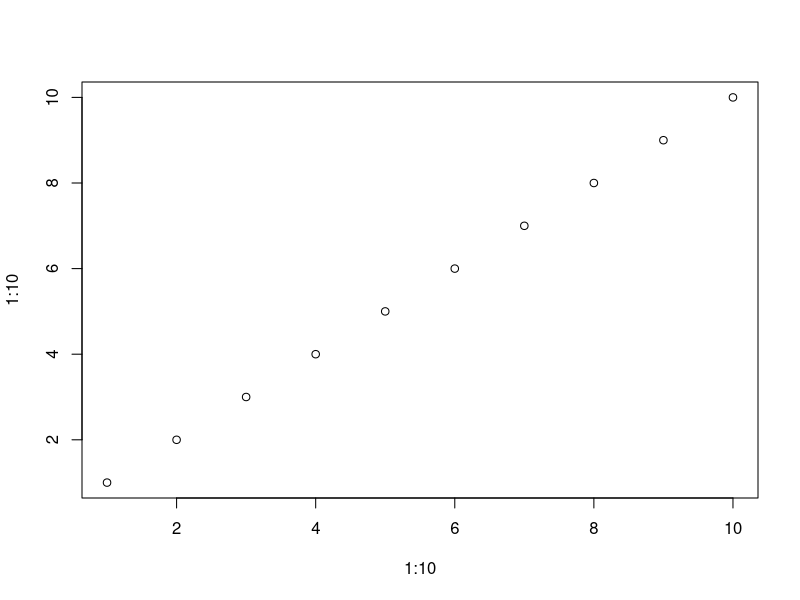
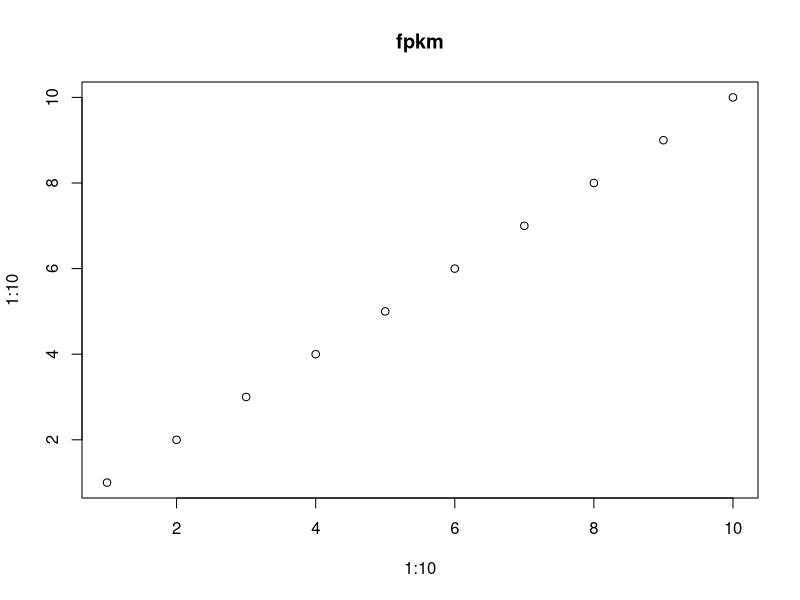

Write the R code that produced these figures, in order.
#/usr/bin/R
message("Helloworld.R")
plot(1:10,1:10) # ploting function
message("change check")
plot(1:10,1:10,main="fpkm")
